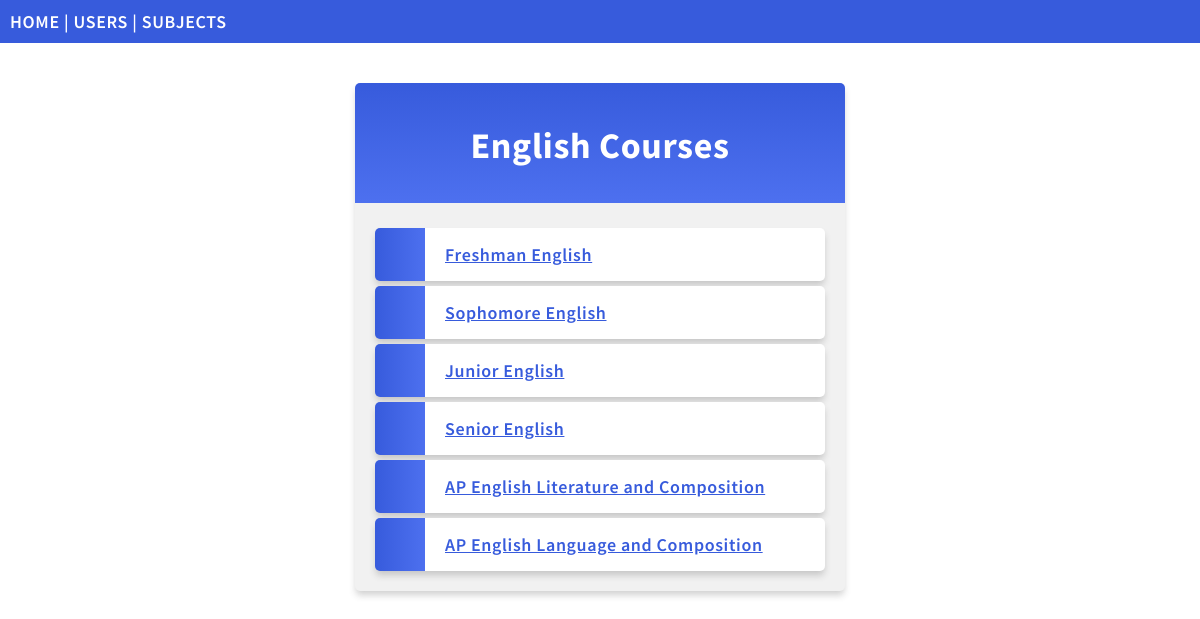
The app's page /subjects/subjectDetails/English with its own data.
### users/models.py (models this page shows, shortened)
class CoreSubject(models.Model):
    subject = models.CharField("Core Subject", max_length = 75)
    courses = models.ManyToManyField(Course, null = True, blank = True)

class Course(models.Model):
    course_name = models.CharField("Course", max_length = 75)
    all_tickets = models.ManyToManyField(Ticket, null = True, blank=True)
    description = models.CharField("Description", max_length = 300)

### users/views.py (the view)
# urls.py: path('subjects/subjectDetails/<str:subject>', views.subjectDetails, name = "Subject Details"),
def subjectDetails(request, subject):
    core_subject = CoreSubject.objects.get(subject=subject)
    courses = core_subject.courses.all()
    template = loader.get_template('subjects_details.html')
    context = {
        'subject': core_subject,
        'courses': courses,
    }
    return HttpResponse(template.render(context, request))

### users/templates/subjects_details.html (shortened to what this page needs)
{% extends "master.html" %}
{% block content %}
  <div class = "mycard">
  <h1>{{ subject.subject }} Courses</h1>
  <ul>
    {% for course in courses %}
      <li><a href="{{ subject.subject}}/{{ course.course_name }}">{{ course.course_name }}</a></li>
    {% endfor %}
  </ul>
  </div>
{% endblock %}

### users/static/myfirst.css (style rules this page uses)
body { margin:0; font: 600 18px 'Source Sans Pro', sans-serif; letter-spacing: 0.64px; color: #585d74; }
.mycard { background-color: #f1f1f1; background-image: linear-gradient(to bottom, #375BDC, #4D70EF); background-size: 100% 120px; background-repeat: no-repeat; margin: 40px auto; width: 450px; border-radius: 5px; box-shadow: 0 5px 7px -1px rgba(51, 51, 51, 0.23); padding: 20px; }
.mycard h1 { text-align: center; color:#ffffff; margin:20px 0 60px 0; }
ul { list-style-type: none; padding: 0; margin: 0; }
li { background-color: #ffffff; background-image: linear-gradient(to right, #375BDC, #4D70EF); background-size: 50px 800px; background-repeat: no-repeat; cursor: pointer; transition: transform .25s; border-radius: 5px; box-shadow: 0 5px 7px -1px rgba(51, 51, 51, 0.23); padding: 15px; padding-left: 70px; margin-top: 5px; }
a:link, a:visited { color: #375BDC; }

### records on screen
CoreSubject: subject "English"
Course: course_name "Freshman English"
Course: course_name "Sophomore English"
Course: course_name "Junior English"
Course: course_name "Senior English"
Course: course_name "AP English Literature and Composition"
Course: course_name "AP English Language and Composition"
